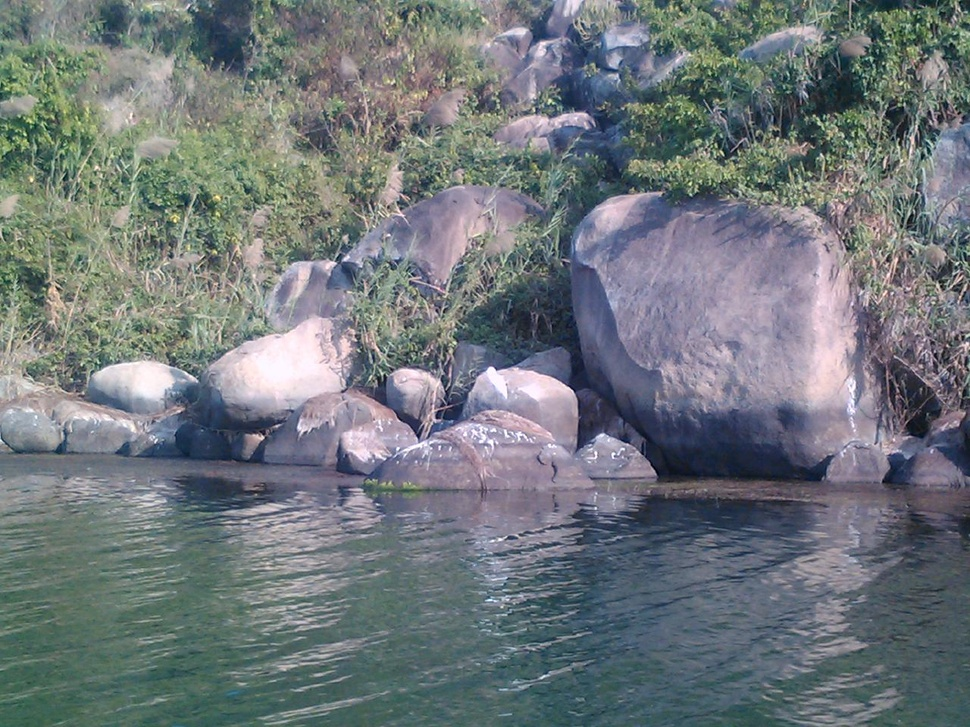
#> input picture 2.jpg, 970 x 727 px, shrunk from 1280 x 960 before the run
$ python draftt.py
#> lines starting #> are read from the running program, lines starting #| are printed output that depends on the picture; after the words box and inside, x2 and y2 are one past the last pixel; in counts of white or black regions, pixels touching at a corner belong together
#> in main, image is the input picture: shape (727, 970, 3); mean B, G, R 122.4, 119, 111.6
import numpy as np
import cv2

def preprocess(image):
    # Convert to grayscale
    gray_image = cv2.cvtColor(image, cv2.COLOR_BGR2GRAY)
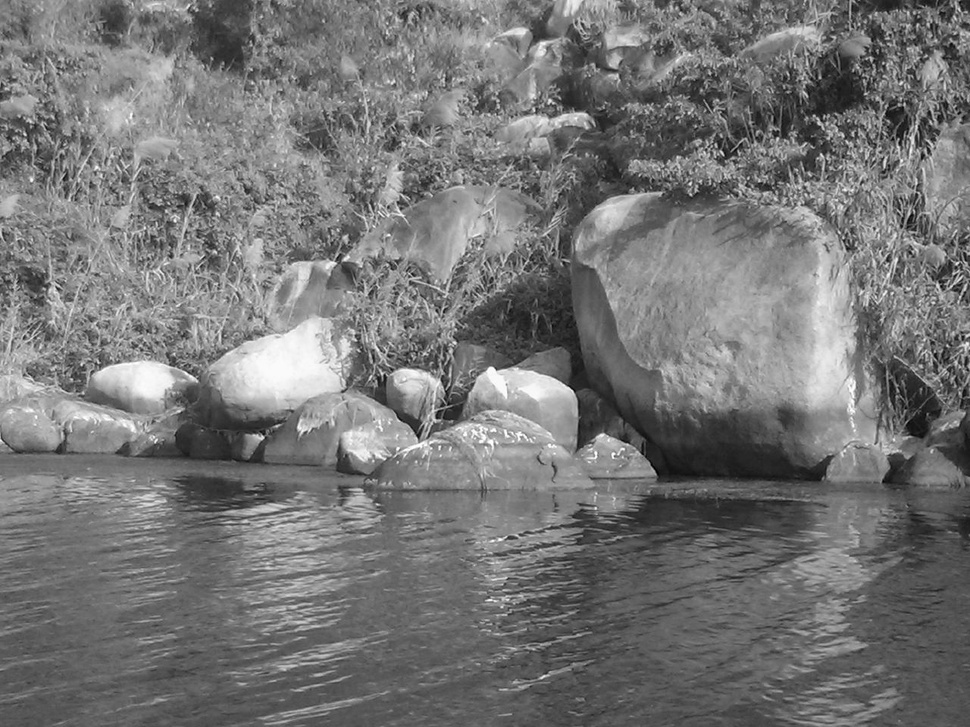
#> gray_image: shape (727, 970); min 1, max 254, mean 117.2
    # Ensure image dimensions are a power of 2
    rows, cols = gray_image.shape
#> rows = 727; cols = 970
    new_rows = cv2.getOptimalDFTSize(rows)
#> new_rows = 729
    new_cols = cv2.getOptimalDFTSize(cols)
#> new_cols = 972
    padded_image = cv2.copyMakeBorder(gray_image, 0, new_rows - rows, 0, new_cols - cols, cv2.BORDER_CONSTANT, value=0)
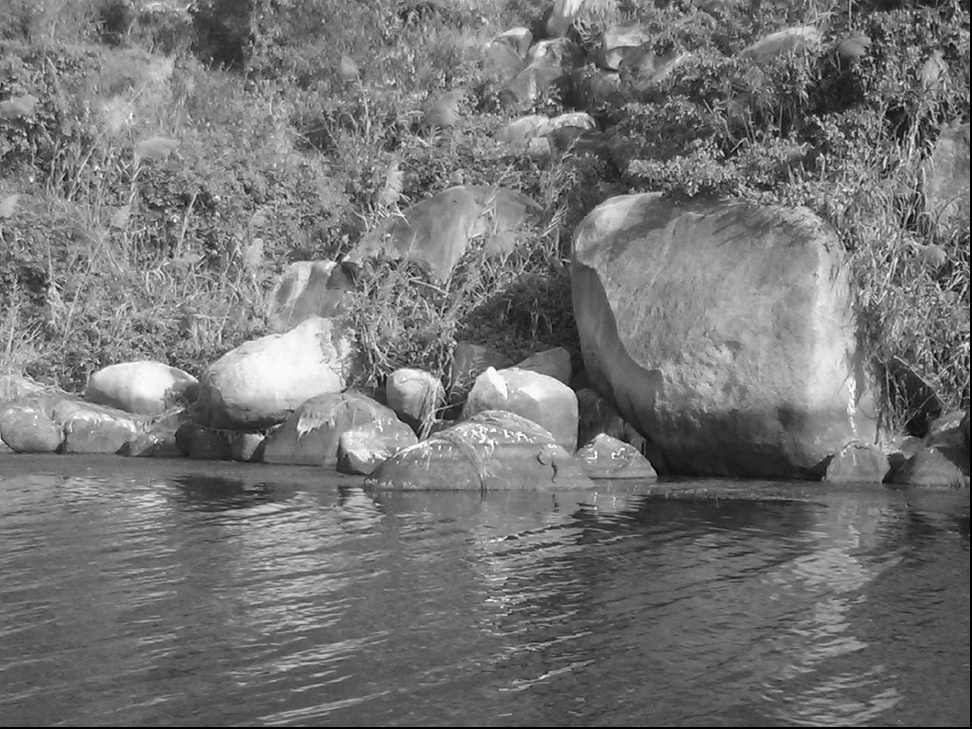
#> padded_image: shape (729, 972); min 0, max 254, mean 116.6
    return padded_image

def homomorphic_filtering(image):
    # Apply log transformation
    image_log = np.log1p(np.float32(image))
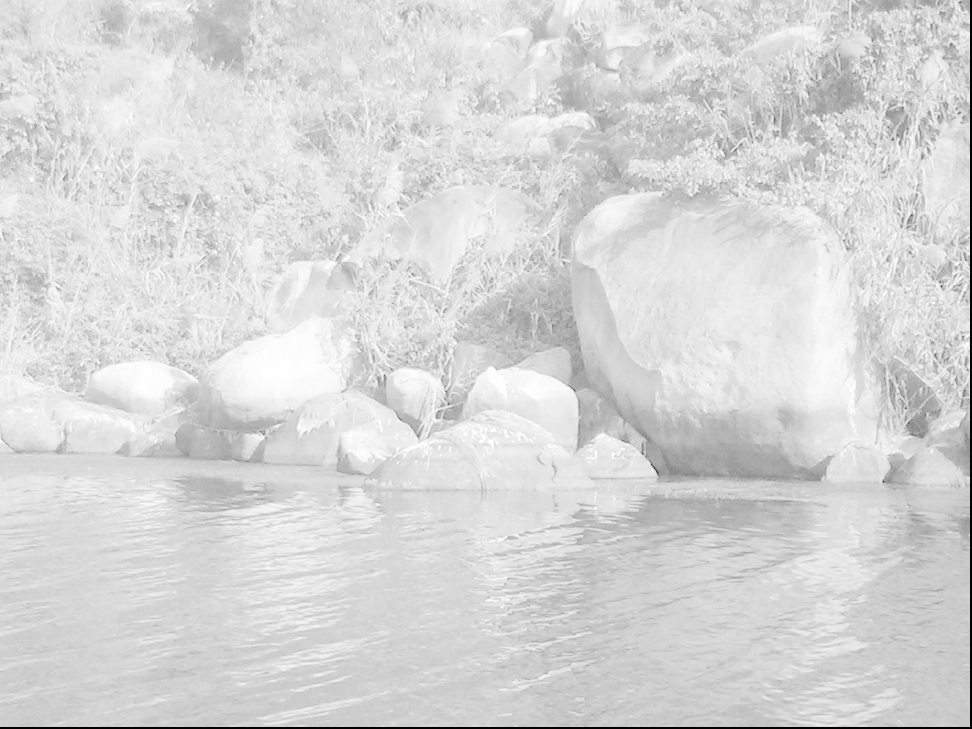
#> image_log: shape (729, 972) float32; min 0, max 5.54, mean 4.68; drawn with min black and max white
    # Perform Fourier transform
    f_transform = np.fft.fft2(image_log)
    # Design Butterworth high-pass filter
    rows, cols = image.shape
#> rows = 729; cols = 972
    cy, cx = rows // 2, cols // 2
#> cy = 364; cx = 486
    radius = 30
    bw_filter = np.zeros((rows, cols), np.float32)
    for i in range(rows):
        for j in range(cols):
            dist = np.sqrt((i - cy)**2 + (j - cx)**2)
            bw_filter[i, j] = 1 - np.exp(-(dist**2) / (2 * (radius**2)))
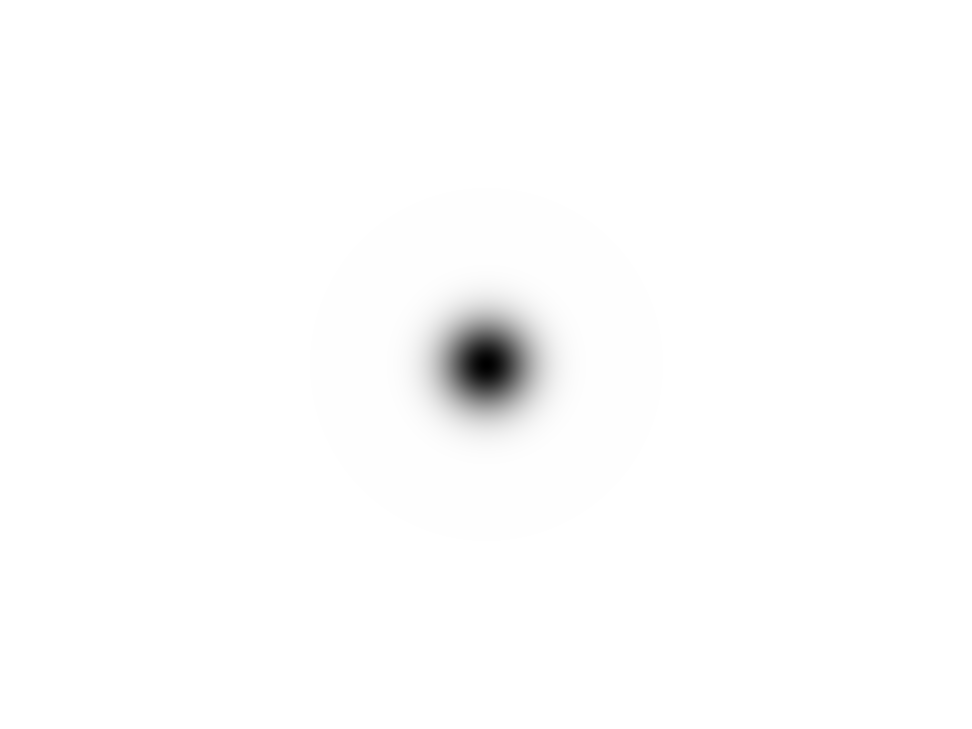
#> bw_filter: shape (729, 972) float32; min 0, max 1, mean 0.992
    # Apply filtering
    filtered_image = f_transform * bw_filter
    # Inverse Fourier transform
    filtered_image = np.fft.ifft2(filtered_image)
    # Exponential transformation
    filtered_image = np.exp(np.real(filtered_image)) - 1
    return filtered_image

def edge_detection(image):
    # Convert to uint8
    image = np.uint8(image)
#> image: shape (727, 970)
    # Apply Canny edge detection
    edges = cv2.Canny(image, 50, 150)
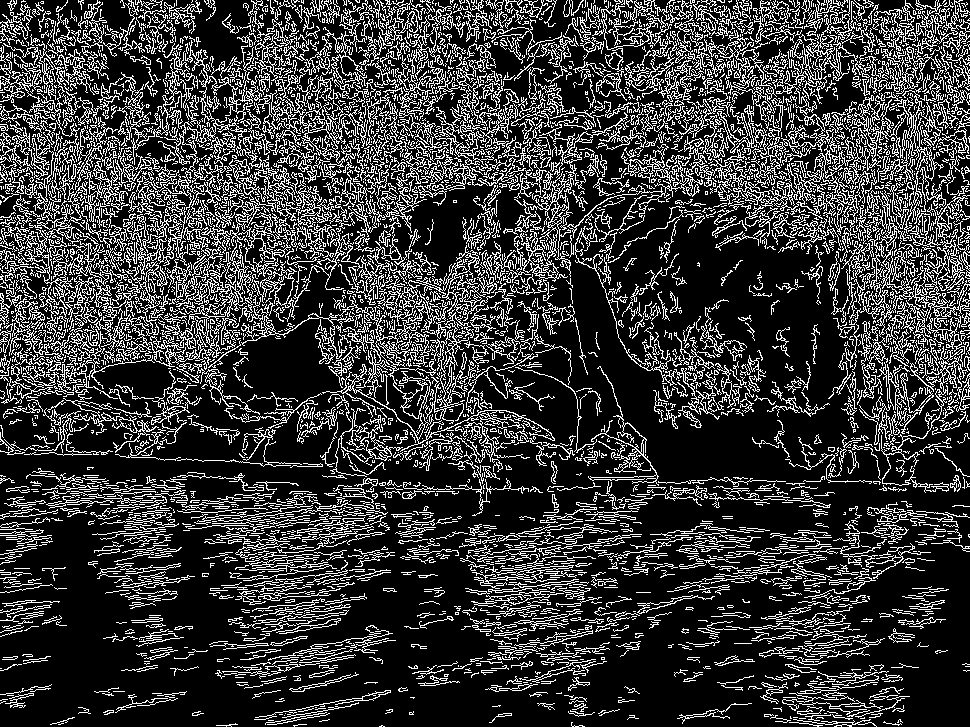
#> edges: shape (727, 970); 22.3% white in thin lines or dots
    return edges

def main():
    # Read input image
    image = cv2.imread('2.jpg')

    # Preprocess the image
    padded_image = preprocess(image)

    # Apply homomorphic filtering
    filtered_image = homomorphic_filtering(padded_image)

    # Crop the filtered image to original size
    cropped_filtered_image = filtered_image[:image.shape[0], :image.shape[1]]

    # Perform edge detection
    edges = edge_detection(cropped_filtered_image)

    # Display results
    cv2.imshow('Original Image', image)
    cv2.imshow('Enhanced Image', cropped_filtered_image)
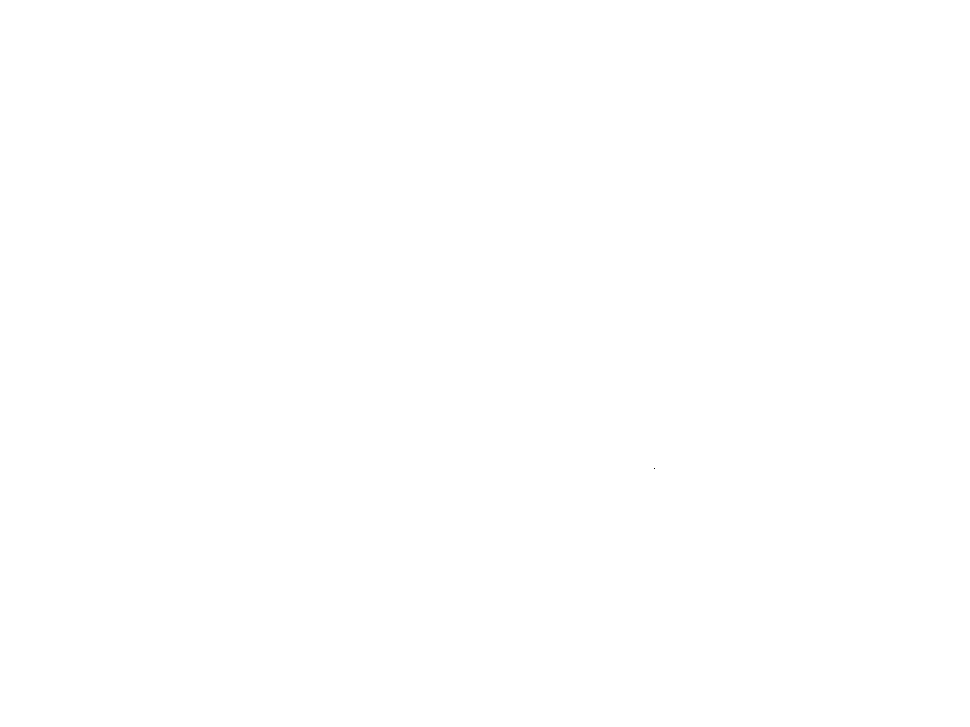
#> window 'Enhanced Image': shape (727, 970); values 253 (black) and 255 (white), 100% white; black in thin lines or dots, all inside (x1, y1, x2, y2) = (654, 468, 655, 469)
    cv2.imshow('Edges', edges)
    cv2.waitKey(0)
    cv2.destroyAllWindows()

if __name__ == "__main__":
    main()

$ run again, with 1.jpg copied over 2.jpg
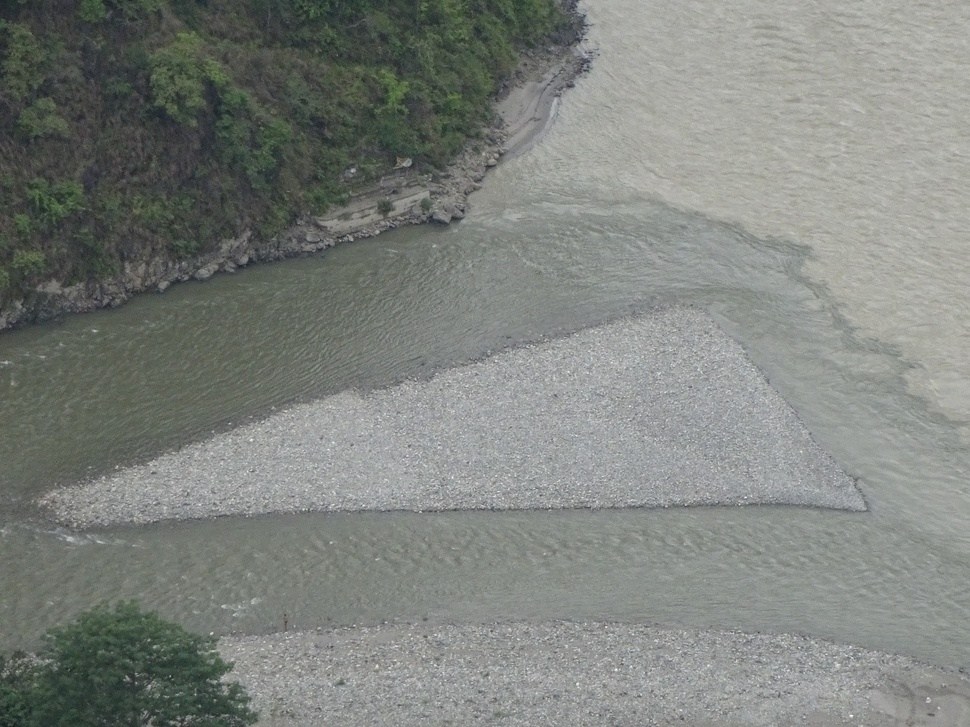
#> input picture 1.jpg, 970 x 727 px, shrunk from 1280 x 960 before the run
#> in main, image is the input picture: shape (727, 970, 3); mean B, G, R 125.6, 130.2, 126.3
#> in homomorphic_filtering, `image_log = np.log1p(np.float32(image))`:
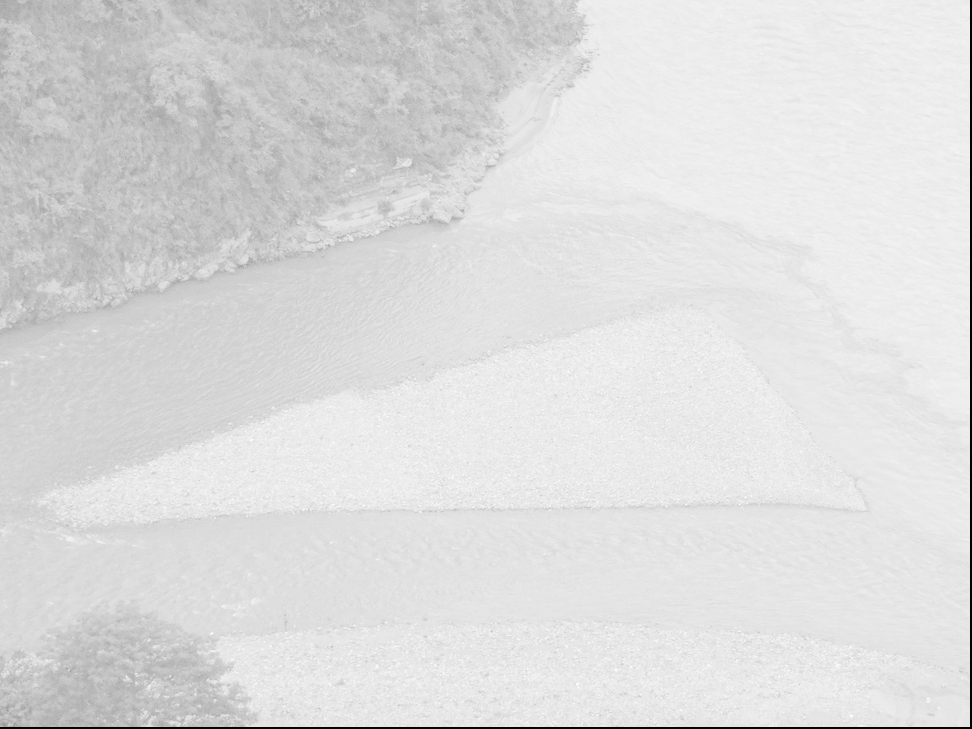
#> image_log: shape (729, 972) float32; min 0, max 5.53, mean 4.79; drawn with min black and max white
#> image: shape (727, 970)
#> in edge_detection, `edges = cv2.Canny(image, 50, 150)`:
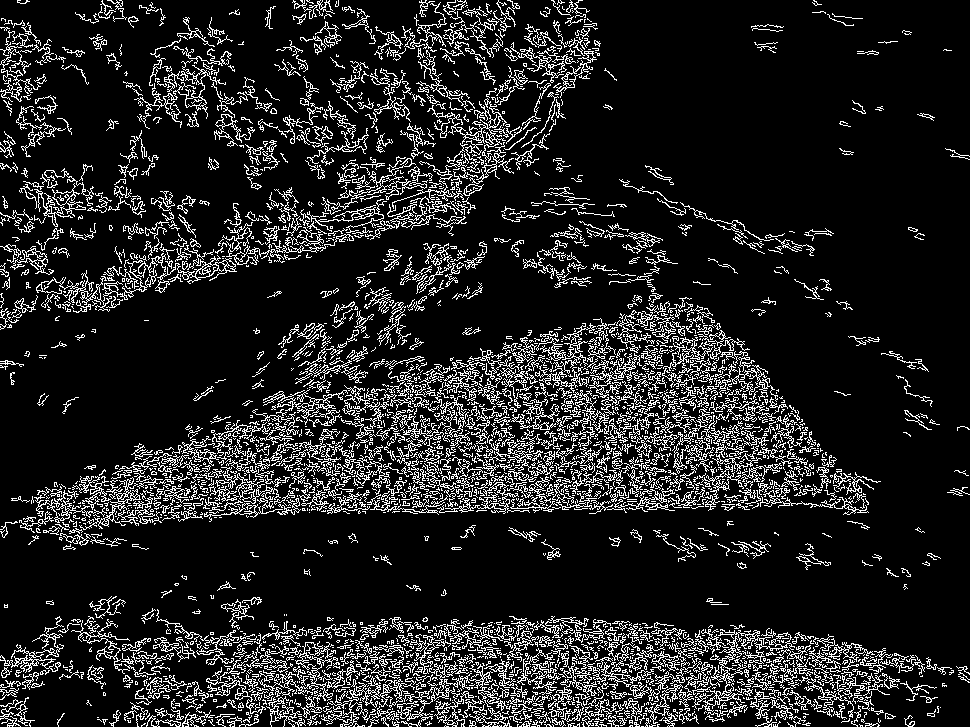
#> edges: shape (727, 970); 13.6% white in thin lines or dots
